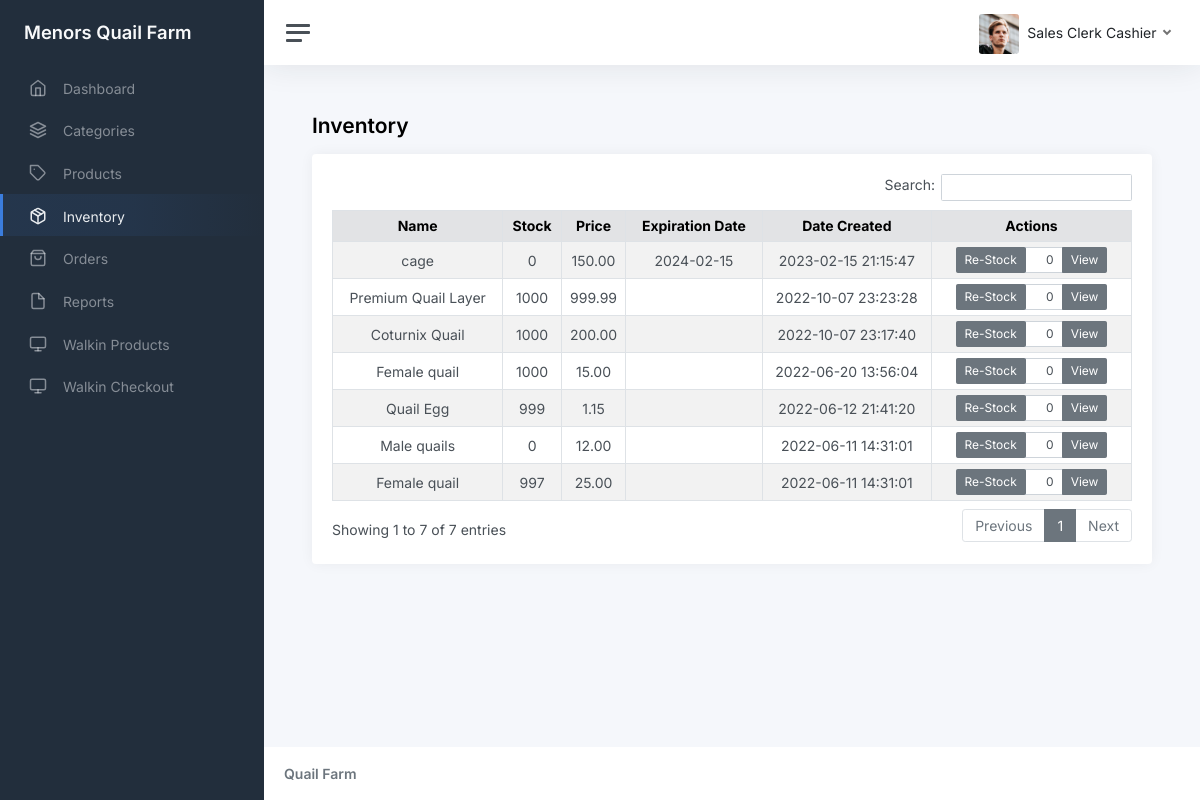
Before: /admin/inventory.php (signed in) with the older database file.
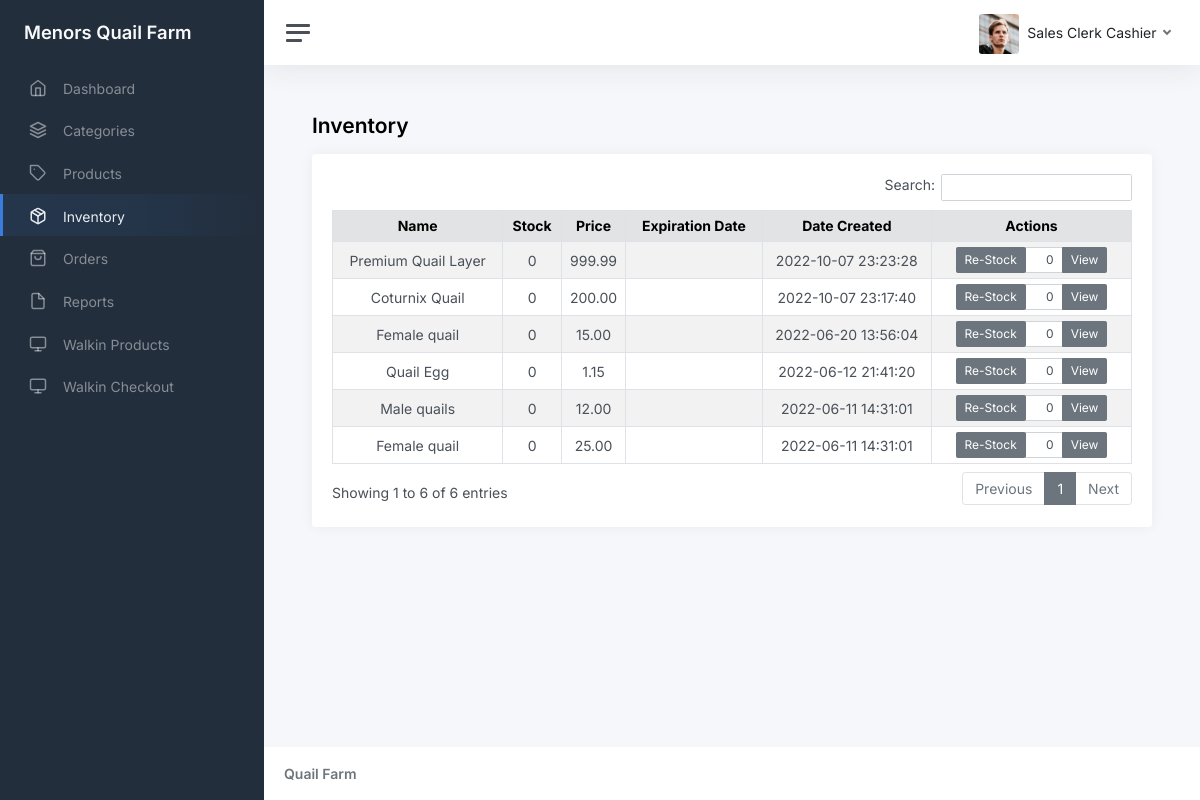
After: the same page with the newer database file.
### tables this page shows
CREATE TABLE `tbl_inventory` (
  `id` int(11) NOT NULL AUTO_INCREMENT,
  `product_id` int(11) DEFAULT NULL,
  `qty` int(11) DEFAULT NULL,
  PRIMARY KEY (`id`)
);

CREATE TABLE `tbl_product` (
  `id` int(11) NOT NULL AUTO_INCREMENT,
  `category_id` int(11) DEFAULT NULL,
  `name` varchar(45) DEFAULT NULL,
  `description` varchar(45) DEFAULT NULL,
  `image` varchar(255) DEFAULT NULL,
  `price` decimal(5,2) DEFAULT 0.00,
  `date_created` datetime DEFAULT current_timestamp(),
  `created_by` int(11) DEFAULT NULL,
  `is_deleted` int(11) DEFAULT 0,
  `expiration_date` date DEFAULT NULL,
  PRIMARY KEY (`id`)
);

### functions.php (called while the page is built, shortened)
<?php
function get_list($sql)
{
    $result = mysqli_query($_SESSION['conn'], $sql);
    $temp = array();
    while ($row = $result->fetch_assoc()) {
        $temp[] = $row;
    }
    return $temp;
}

### admin/inventory.php (the view, shortened to what this page needs)
<?php include_once('header.php') ?>
<main class="content">
  <div class="container-fluid p-0">
    <h1 class="h3 mb-3"><strong>Inventory</strong></h1>
    <div class="row">
      <div class="col-12 col-lg-12">
        <div class="card">
          <div class="card-body">
            <table class="table table-sm table-striped table-hover table-bordered">
              <thead class="table-secondary">
                <tr>
                  <th scope="col" class="text-center">Name</th>
                  <th scope="col" class="text-center">Stock</th>
                  <th scope="col" class="text-center">Price</th>
                  <th scope="col" class="text-center">Expiration Date</th>
                  <th scope="col" class="text-center">Date Created</th>
                  <th scope="col" class="text-center">Actions</th>
                </tr>
              </thead>
              <tbody>
                <?php foreach (get_list("select i.qty,p.* from tbl_product p inner join tbl_inventory i on i.product_id = p.id where is_deleted = 0 order by p.date_created desc") as $res) { ?>
                  <tr>
                    <td class="text-center"><?php echo $res['name']; ?></td>
                    <td class="text-center"><?php echo $res['qty']; ?></td>
                    <td class="text-center"><?php echo $res['price']; ?></td>
                    <td class="text-center"><?php echo $res['expiration_date']; ?></td>
                    <td class="text-center"><?php echo $res['date_created']; ?></td>
                    <td style="width: 25%;" class="text-center">
                      <center>
                        <form method="post" onsubmit="return confirm('Are You Sure?')">
                          <div class="input-group " style="justify-content: center;">
                            <div class="input-group-prepend">
                              <button class="btn btn-sm btn-secondary" type="submit" name="re_stock">Re-Stock </button>
                            </div>
                            <input type="text" class="form-control form-control-sm" name="qty" value="0" style="text-align:right;max-width:20%">
                            <a href="inventory_view.php?id=<?php echo $res['id']; ?>" class="btn btn-sm btn-secondary btn-edit"> View </a>
                          </div>
                        </form>
                      </center>
                    </td>
                  </tr>
                <?php } ?>
              </tbody>
            </table>
          </div>
        </div>
      </div>
    </div>
  </div>
</main>
<?php include_once('footer.php') ?>

### admin/header.php (shortened to what this page needs)
<?php include('../functions.php') ?>
<!DOCTYPE html>
<html lang="en">
<head>
  <link href="css/app.css" rel="stylesheet">
  <link href="css/custom.css" rel="stylesheet">
</head>
<body>
  <div class="wrapper">
    <nav id="sidebar" class="sidebar js-sidebar">
      <div class="sidebar-content js-simplebar">
        <a class="sidebar-brand" href="index.php">
          <span class="align-middle">Menors Quail Farm</span>
        </a>
        <ul class="sidebar-nav">
          <?php if (in_array($_SESSION['user']->access_id, array(1, 5))) { ?>
            <li class="sidebar-item <?= (strpos($_SERVER['REQUEST_URI'], 'index') !== false) ? 'active' : '' ?>">
              <a class="sidebar-link" href="index.php">
                <i class="align-middle" data-feather="home"></i> <span class="align-middle">Dashboard</span>
              </a>
            </li>
            <li class="sidebar-item <?= (strpos($_SERVER['REQUEST_URI'], 'customer') !== false) ? 'active' : '' ?>">
              <a class="sidebar-link" href="customer.php">
                <i class="align-middle" data-feather="users"></i> <span class="align-middle">Customer's Accounts</span>
              </a>
            </li>
            <li class="sidebar-item <?= (strpos($_SERVER['REQUEST_URI'], 'user') !== false) ? 'active' : '' ?>">
              <a class="sidebar-link" href="user.php">
                <i class="align-middle" data-feather="users"></i> <span class="align-middle">Users Account</span>
              </a>
            </li>
            <li class="sidebar-item <?= (strpos($_SERVER['REQUEST_URI'], 'category') !== false || strpos($_SERVER['REQUEST_URI'], 'category_edit') !== false) ? 'active' : '' ?>">
              <a class="sidebar-link" href="category.php">
                <i class="align-middle" data-feather="layers"></i> <span class="align-middle">Categories</span>
              </a>
            </li>
            <li class="sidebar-item <?= (strpos($_SERVER['REQUEST_URI'], 'product') !== false || strpos($_SERVER['REQUEST_URI'], 'product_edit') !== false) ? 'active' : '' ?>">
              <a class="sidebar-link" href="product.php">
                <i class="align-middle" data-feather="tag"></i> <span class="align-middle">Products</span>
              </a>
            </li>
            <li class="sidebar-item <?= (strpos($_SERVER['REQUEST_URI'], 'inventory') !== false || strpos($_SERVER['REQUEST_URI'], 'inventory_edit') !== false) ? 'active' : '' ?>">
              <a class="sidebar-link" href="inventory.php">
                <i class="align-middle" data-feather="package"></i> <span class="align-middle">Inventory</span>
              </a>
            </li>
            <li class="sidebar-item <?= (strpos($_SERVER['REQUEST_URI'], 'order') !== false || strpos($_SERVER['REQUEST_URI'], 'order_view') !== false) ? 'active' : '' ?>">
              <a class="sidebar-link" href="order.php">
                <i class="align-middle" data-feather="shopping-bag"></i> <span class="align-middle">Orders</span>
              </a>
            </li>
            <li class="sidebar-item <?= (strpos($_SERVER['REQUEST_URI'], 'report') !== false || strpos($_SERVER['REQUEST_URI'], 'report_edit') !== false) ? 'active' : '' ?>">
              <a class="sidebar-link" href="report.php">
                <i class="align-middle" data-feather="file"></i> <span class="align-middle">Reports</span>
              </a>
            </li>
            <li class="sidebar-item <?= (strpos($_SERVER['REQUEST_URI'], 'walkin_product') !== false || strpos($_SERVER['REQUEST_URI'], 'walkin_edit') !== false) ? 'active' : '' ?>">
              <a class="sidebar-link" href="walkin_product.php?filter=all">
                <i class="align-middle" data-feather="monitor"></i> <span class="align-middle">Walkin Products</span>
              </a>
            </li>
            <li class="sidebar-item <?= (strpos($_SERVER['REQUEST_URI'], 'walkin_checkout') !== false || strpos($_SERVER['REQUEST_URI'], 'walkin_edit') !== false) ? 'active' : '' ?>">
              <a class="sidebar-link" href="walkin_checkout.php">
                <i class="align-middle" data-feather="monitor"></i> <span class="align-middle">Walkin Checkout</span>
              </a>
            </li>
            <!-- <li class="sidebar-item <?= (strpos($_SERVER['REQUEST_URI'], 'profile') !== false || strpos($_SERVER['REQUEST_URI'], 'profile_edit') !== false) ? 'active' : '' ?>">
            <a class="sidebar-link" href="profile.php">
              <i class="align-middle" data-feather="user"></i> <span class="align-middle">Profile</span>
            </a>
          </li>
 -->
          <?php } else { ?>
            <li class="sidebar-item <?= (strpos($_SERVER['REQUEST_URI'], 'index') !== false) ? 'active' : '' ?>">
              <a class="sidebar-link" href="index.php">
                <i class="align-middle" data-feather="home"></i> <span class="align-middle">Dashboard</span>
              </a>
            </li>
            <li class="sidebar-item <?= (strpos($_SERVER['REQUEST_URI'], 'category') !== false || strpos($_SERVER['REQUEST_URI'], 'category_edit') !== false) ? 'active' : '' ?>">
              <a class="sidebar-link" href="category.php">
                <i class="align-middle" data-feather="layers"></i> <span class="align-middle">Categories</span>
              </a>
            </li>
            <li class="sidebar-item <?= (strpos($_SERVER['REQUEST_URI'], 'product') !== false || strpos($_SERVER['REQUEST_URI'], 'product_edit') !== false) ? 'active' : '' ?>">
              <a class="sidebar-link" href="product.php">
                <i class="align-middle" data-feather="tag"></i> <span class="align-middle">Products</span>
              </a>
            </li>
            <li class="sidebar-item <?= (strpos($_SERVER['REQUEST_URI'], 'inventory') !== false || strpos($_SERVER['REQUEST_URI'], 'inventory_edit') !== false) ? 'active' : '' ?>">
              <a class="sidebar-link" href="inventory.php">
                <i class="align-middle" data-feather="package"></i> <span class="align-middle">Inventory</span>
              </a>
            </li>
            <li class="sidebar-item <?= (strpos($_SERVER['REQUEST_URI'], 'order') !== false || strpos($_SERVER['REQUEST_URI'], 'order_view') !== false) ? 'active' : '' ?>">
              <a class="sidebar-link" href="order.php">
                <i class="align-middle" data-feather="shopping-bag"></i> <span class="align-middle">Orders</span>
              </a>
            </li>
            <li class="sidebar-item <?= (strpos($_SERVER['REQUEST_URI'], 'report') !== false || strpos($_SERVER['REQUEST_URI'], 'report_edit') !== false) ? 'active' : '' ?>">
              <a class="sidebar-link" href="report.php">
                <i class="align-middle" data-feather="file"></i> <span class="align-middle">Reports</span>
              </a>
            </li>
            <li class="sidebar-item <?= (strpos($_SERVER['REQUEST_URI'], 'walkin_product') !== false || strpos($_SERVER['REQUEST_URI'], 'walkin_edit') !== false) ? 'active' : '' ?>">
              <a class="sidebar-link" href="walkin_product.php?filter=all">
                <i class="align-middle" data-feather="monitor"></i> <span class="align-middle">Walkin Products</span>
              </a>
            </li>
            <li class="sidebar-item <?= (strpos($_SERVER['REQUEST_URI'], 'walkin_checkout') !== false || strpos($_SERVER['REQUEST_URI'], 'walkin_edit') !== false) ? 'active' : '' ?>">
              <a class="sidebar-link" href="walkin_checkout.php">
                <i class="align-middle" data-feather="monitor"></i> <span class="align-middle">Walkin Checkout</span>
              </a>
            </li>
          <?php } ?>
      </div>
    </nav>
    <div class="main">
      <nav class="navbar navbar-expand navbar-light navbar-bg">
        <a class="sidebar-toggle js-sidebar-toggle">
          <i class="hamburger align-self-center"></i>
        </a>
        <div class="navbar-collapse collapse">
          <ul class="navbar-nav navbar-align">
            <li class="nav-item dropdown">
              <a class="nav-link dropdown-toggle d-none d-sm-inline-block" href="#" data-bs-toggle="dropdown">
                <img src="img/avatars/avatar.jpg" class="avatar img-fluid rounded me-1" alt="Charles Hall" /> <span class="text-dark"><?= $_SESSION['user']->first_name . " " . $_SESSION['user']->last_name ?></span>
              </a>
            </li>
          </ul>
        </div>
      </nav>

### admin/footer.php (shortened to what this page needs)
<footer class="footer">
  <div class="container-fluid">
    <div class="row text-muted">
      <div class="col-6 text-start">
        <p class="mb-0">
          <a class="text-muted" href="#" target="_blank"><strong>Quail Farm</strong></a>
        </p>
      </div>
    </div>
  </div>
</footer>
</div>
</div>
</body>
</html>

### admin/css/custom.css (style rules this page uses)
.table { background: #fff; }
.table > thead > tr > th { border-bottom: 1px solid #e6e7e8; vertical-align: middle; height: 50px; }
.table > thead > tr > th { height: unset!important; }

Changed rows visible on the page:
no longer on this page (row unchanged): tbl_inventory: product.name "cage", qty "0", product.price "150.00", product.expiration_date "2024-02-15", product.date_created "2023-02-15 21:15:47"
changed tbl_inventory "Premium Quail Layer": qty "1000" → "0"
changed tbl_inventory "Coturnix Quail": qty "1000" → "0"
changed tbl_inventory (number 3 of 6 on the later page): qty "1000" → "0"
changed tbl_inventory "Quail Egg": qty "999" → "0"
changed tbl_inventory (number 6 of 6 on the later page): qty "997" → "0"
Other visible differences:
text written by a page script: "Search: Showing 1 to 7 of 7 entries Previous 1 Next" → "Search: Showing 1 to 6 of 6 entries Previous 1 Next"
